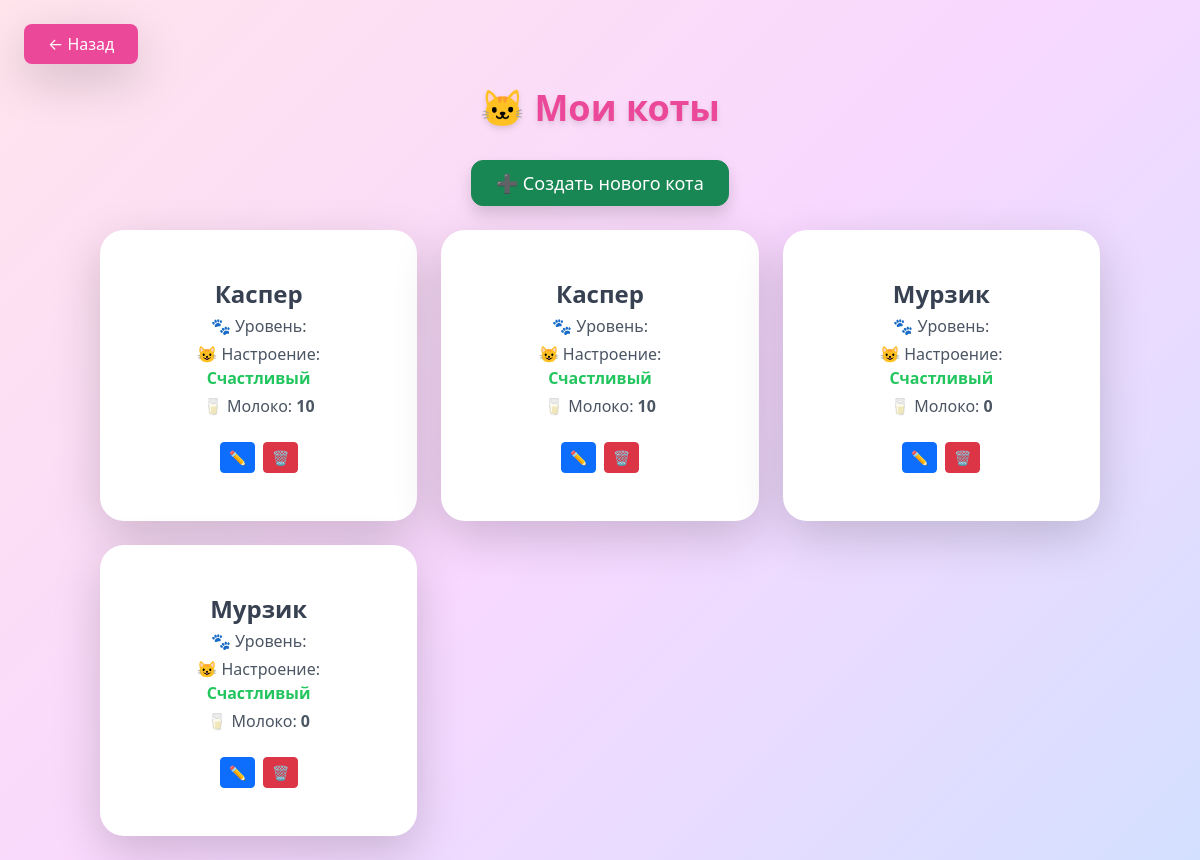
/cats/, run on an earlier commit of the app's database.
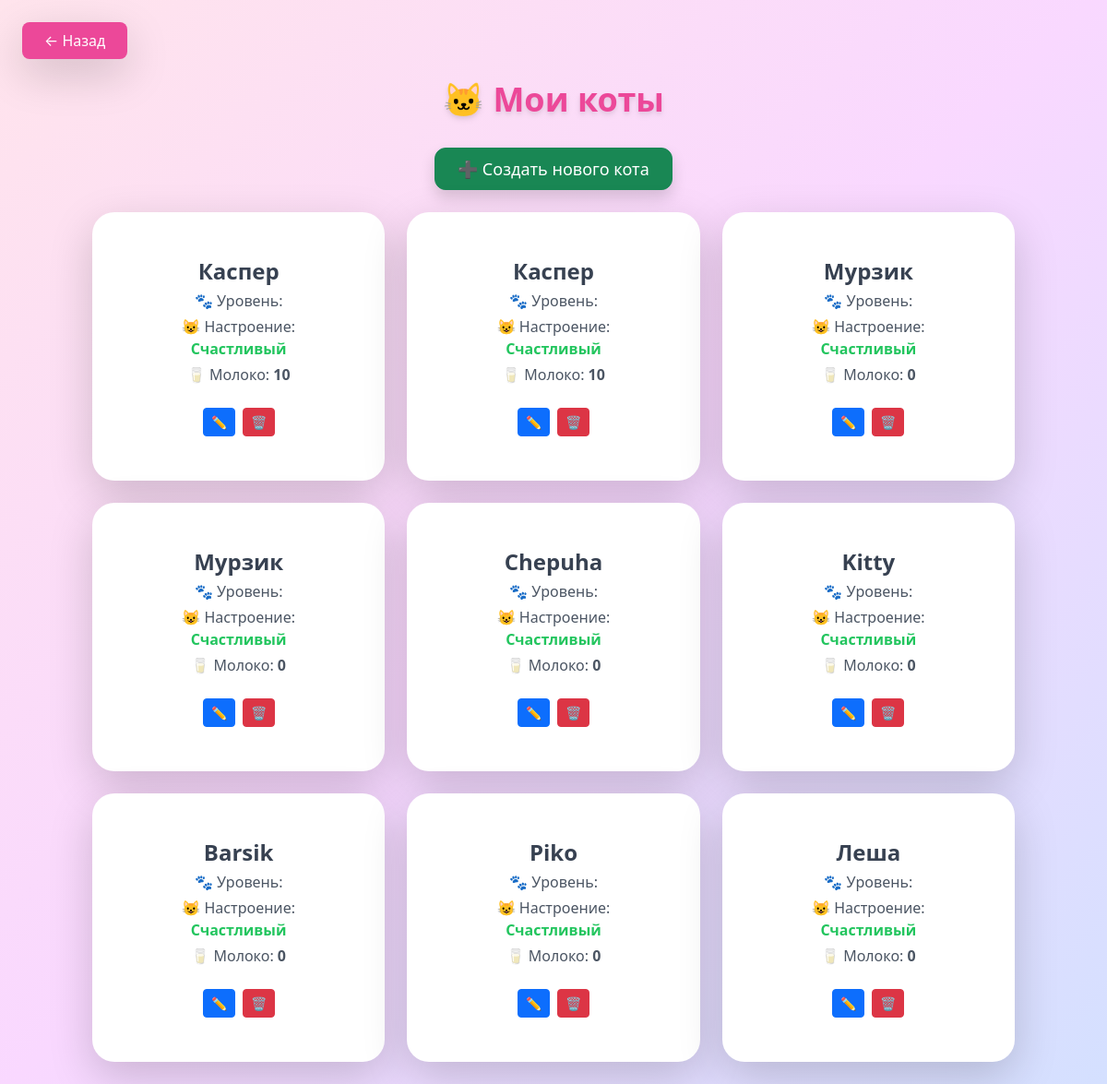
And on a later commit of the database.
### game/models.py (models this page shows, shortened)
class Cat(models.Model):
    name = models.CharField(max_length=100)
    description = models.TextField(blank=True, null=True)
    image_url = models.URLField(blank=True, null=True)
    score = models.IntegerField(default=0)   # formerly clicks
    milk = models.IntegerField(default=0)
    level = models.IntegerField(default=1)

### game/views.py (the view)
# urls.py: path('cats/', views.cat_list, name='cat_list'),
def cat_list(request):
    cats = Cat.objects.all()
    return render(request, 'game/cat_list.html', {'cats': cats})

### game/templates/game/cat_list.html (shortened to what this page needs)
{% load static %}
<!DOCTYPE html>
<html lang="ru">
<head>
<script src="https://cdn.tailwindcss.com"></script>
<link href="https://cdn.jsdelivr.net/npm/bootstrap@5.3.2/dist/css/bootstrap.min.css" rel="stylesheet">
</head>
<body class="p-6">
<a href="/"
   class="inline-block mb-4 px-4 py-2 bg-pink-500 text-white rounded-lg shadow-lg
          hover:bg-pink-600 transition duration-200">
   ← Назад
</a>
<div class="container mx-auto text-center">
  <h1 class="text-4xl font-bold mb-8 text-pink-500 drop-shadow-md">🐱 Мои коты</h1>
  <div class="mb-6">
    <a href="{% url 'create_cat' %}" class="btn btn-success text-lg px-4 py-2 rounded-xl shadow">
      ➕ Создать нового кота
    </a>
  </div>
  {% if cats %}
  <div class="grid grid-cols-1 sm:grid-cols-2 lg:grid-cols-3 gap-6">
    {% for cat in cats %}
    <div class="card-cat bg-white rounded-3xl shadow-lg p-5 text-center">
      <h2 class="text-2xl font-bold text-gray-700 mb-1">{{ cat.name }}</h2>
      <p class="text-gray-600 mb-1">🐾 Уровень: </p>
      <p class="text-gray-600 mb-1">
        😺 Настроение:
        {% if cat.mood == 'happy' %}
          <span class="text-green-500 font-semibold">Счастливый</span>
        {% elif cat.mood == 'grumpy' %}
          <span class="text-red-500 font-semibold">Сердитый</span>
        {% elif cat.mood == 'sleepy' %}
          <span class="text-yellow-500 font-semibold">Сонный</span>
        {% else %}
          <span class="text-gray-400 font-semibold">Неизвестно</span>
        {% endif %}
      </p>
      <p class="text-gray-600 mb-4">🥛 Молоко: <span class="font-semibold">{{ cat.milk }}</span></p>
      <div class="flex justify-center gap-2">
        <a href="{% url 'edit_cat' cat.id %}" class="btn btn-primary btn-sm">✏️</a>
        <a href="{% url 'delete_cat' cat.id %}" class="btn btn-danger btn-sm">🗑️</a>
      </div>
    </div>
    {% endfor %}
  </div>
  {% else %}
  <p class="text-gray-500 text-xl mt-10">Котов пока нет 😿</p>
  {% endif %}
</div>
</body>
</html>

### game/templates/game/cat_list.html (style rules this page uses)
body { background: linear-gradient(135deg, #ffe4ec, #f9d8ff, #d4e0ff); min-height: 100vh; }
.card-cat { transition: transform 0.25s ease, box-shadow 0.25s ease; }

What changed in the data, as far as the page shows it:
added Cat: name "Chepuha", mood "Счастливый", milk "0"
added Cat: name "Kitty", mood "Счастливый", milk "0"
added Cat: name "Barsik", mood "Счастливый", milk "0"
added Cat: name "Piko", mood "Счастливый", milk "0"
added Cat: name "Леша", mood "Счастливый", milk "0"
